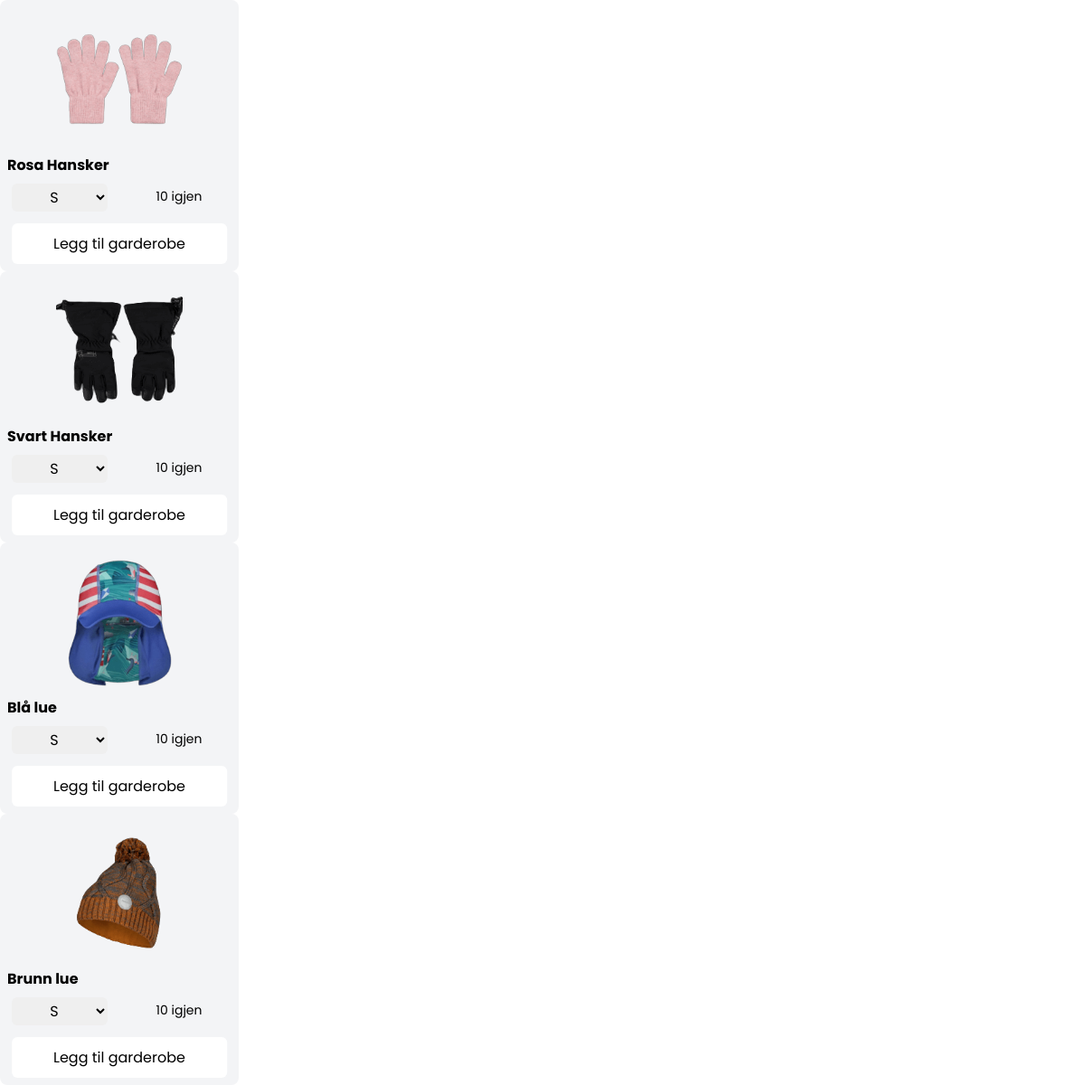
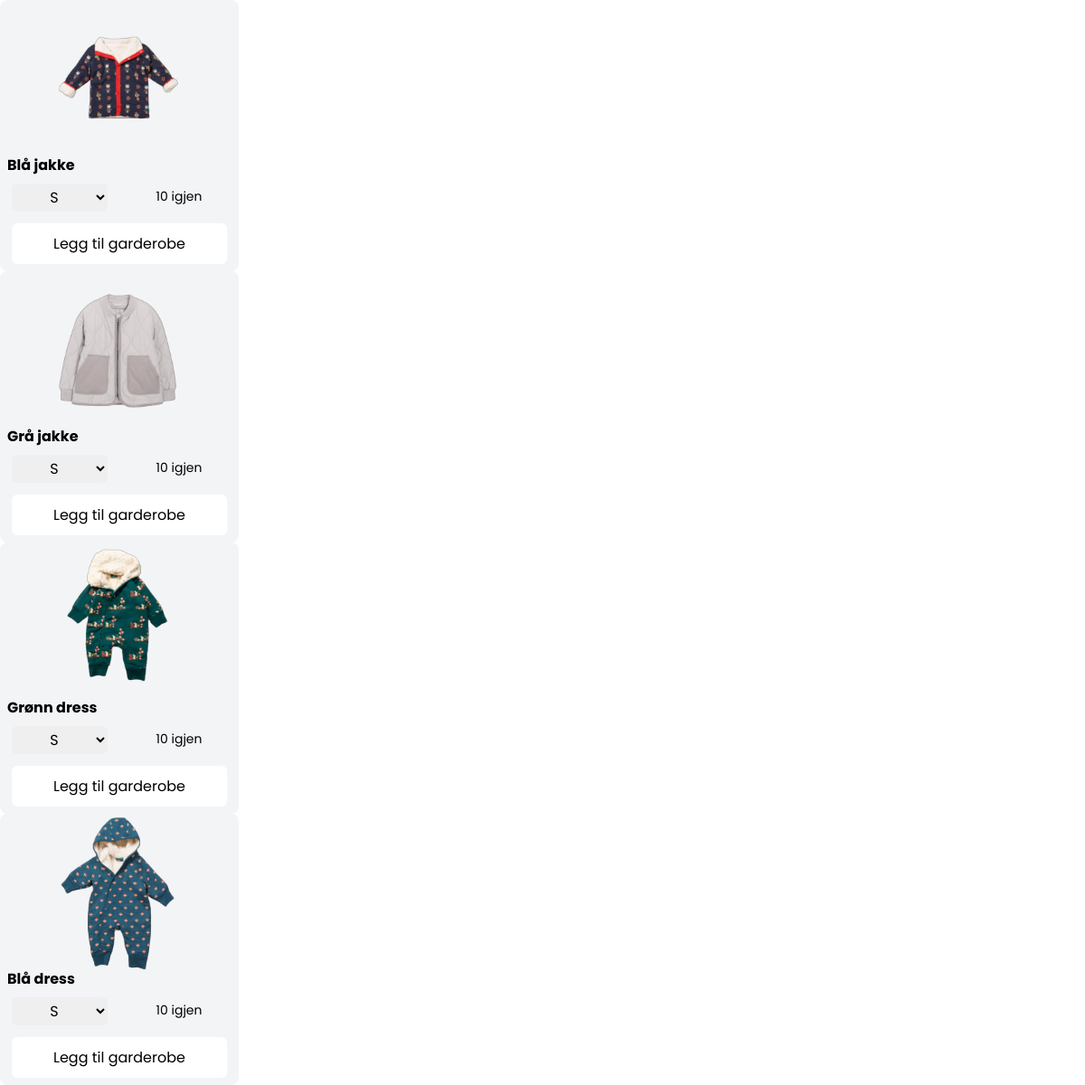
The app's page /pages/katalog/get_pages/items.php?clothes_type=ytterklaer with its own data (2 pictures, top to bottom).
### tables this page shows
CREATE TABLE IF NOT EXISTS Clothes (
  `id` int(11) NOT NULL AUTO_INCREMENT,
  `name` varchar(50) DEFAULT NULL,
  `img` varchar(100) DEFAULT NULL,
  `typeOf` varchar(50) DEFAULT NULL,
  `stock` int(11) DEFAULT NULL,
  `sizes` longtext DEFAULT NULL CHECK (json_valid(`sizes`)),
  `link` varchar(100) DEFAULT NULL,
  `description` text DEFAULT NULL,
  `gender` varchar(10) DEFAULT NULL,
  PRIMARY KEY (`id`)
);

### includes/functions.php (called while the page is built, shortened)
<?php
include_once $_SERVER['DOCUMENT_ROOT'] . '/config.php';
function isInArray($element, $array)
{
    return in_array($element, $array);
}
function getClothesByType($type = "all", $gender = "all", $searchQuery = "")
{
    global $sqlConnect;
    $type = mysqli_real_escape_string($sqlConnect, $type);
    $gender = mysqli_real_escape_string($sqlConnect, $gender);
    $searchQuery = mysqli_real_escape_string($sqlConnect, $searchQuery);
    if ($type == "all") {
        $sql = "SELECT * FROM Clothes WHERE typeOf IN ('ytterklaer', 'indreklaer', 'undertoey')";
    } else {
        $sql = "SELECT * FROM Clothes WHERE typeOf = '{$type}'";
    }
    $sql .= " ORDER BY id";
    $result = $sqlConnect->query($sql);
    if ($result->num_rows > 0) {
        return $result;
    }
}

### pages/katalog/get_pages/items.php (the view, shortened to what this page needs)
<?php
include_once $_SERVER['DOCUMENT_ROOT'] . '/style.php';
include_once $_SERVER['DOCUMENT_ROOT'] . '/config.php';
include_once $_SERVER['DOCUMENT_ROOT'] . '/includes/functions.php';
$userWardrobe = [];
$clothes_type = $_GET['clothes_type'];
$gender = $_GET['gender'];
$search_query = $_GET['search_query'];
if ($gender) {
    if ($search_query) {
        $content = getClothesByType($clothes_type, $gender, $search_query);
    } else {
        $content = getClothesByType($clothes_type, $gender);
    }
} else {
    if ($search_query) {
        $content = getClothesByType($clothes_type, "all", $search_query);
    } else {
        $content = getClothesByType($clothes_type);
    }
}
if ($content) {
    while ($result = $content->fetch_assoc()) {
        if (isInArray($result['id'], $userWardrobe)) {
?>
            <div class="bg-gray-100 dark:bg-gray-800 h-[300px] min-w-0 w-[45%] md:min-w-[200px] md:w-[22%] rounded-lg flex flex-col animate-move-up" id="<?php echo $result["id"] ?>" style="border: 2px solid #454545;">
                <div class="h-[50%] w-[140px] relative left-1/2 transform -translate-x-1/2">
                    <img class="transition-all duration-500 ease-in-out" src="<?php echo $result["img"] ?>" alt="<?php echo $result["name"] ?>">
                </div>
                <div class="relative flex flex-col justify-center h-[35%] gap-2">
                    <b class="ml-2"><?php echo $result["name"] ?></b>
                    <div class="ml-4 w-[90%] cursor-pointer underline text-sm" onclick="goToPage('/pages/garderobe');">Se i garderobe</div>
                </div>
                <button id="<?php echo $result["id"] ?>" class="border-0 text-sm md:text-base text-center w-[90%] bg-white dark:bg-gray-900 mx-auto h-[15%] mb-10 rounded-md absolute bottom-0 mb-2 left-1/2 transform -translate-x-1/2 cursor-not-allowed opacity-50" onclick="addToUserWardrobe(this.id);" disabled>
                    Allerede i garderobe
                </button>
            </div>
        <?php } else { ?>
            <div class="bg-gray-100 dark:bg-gray-800 h-[300px] min-w-0 w-[45%] md:min-w-[200px] md:w-[22%] rounded-lg flex flex-col animate-move-up" id="<?php echo $result["id"] ?>">
                <div class="h-[50%] w-[140px] relative left-1/2 transform -translate-x-1/2">
                    <img class="transition-all duration-500 ease-in-out" src="<?php echo $result["img"] ?>" alt="<?php echo $result["name"] ?>">
                </div>
                <div class="relative flex flex-col justify-center h-[35%] gap-2">
                    <b class="ml-2"><?php echo $result["name"] ?></b>
                    <div class="flex gap-[10%] justify-center h-[30%]">
                        <select class="dark:bg-gray-900 cursor-pointer w-[40%] rounded-md text-center">
                            <?php foreach (json_decode($result["sizes"]) as $size) { ?>
                                <option value="<?php echo $size ?>"><?php echo $size ?></option>
                            <?php } ?>
                        </select>
                        <span class="text-sm p-1 w-[40%] text-center"><?php echo $result["stock"] ?> igjen</span>
                    </div>
                </div>
                <button id="<?php echo $result["id"] ?>" class="border-0 text-sm md:text-base text-center w-[90%] bg-white dark:bg-gray-900 mx-auto h-[15%] mb-10 rounded-md absolute bottom-0 mb-2 left-1/2 transform -translate-x-1/2 hover:invert" onclick="addToUserWardrobe(this.id);">
                    Legg til garderobe
                </button>
            </div>
    <?php }
    }
} ?>

### style.php (shortened to what this page needs)
<script src="https://cdn.tailwindcss.com"></script>

### style.php (style rules this page uses)
* { font-family: 'Poppins', sans-serif; text-decoration: none; color: inherit; }
button { cursor: pointer; }
.animate-move-up { position: relative; animation: moveUp 1s ease forwards; }

### records on screen
clothes: img (picture), name "Rosa Hansker", sizes "S", stock "10"
clothes: img (picture), name "Svart Hansker", sizes "S", stock "10"
clothes: img (picture), name "Blå lue", sizes "S", stock "10"
clothes: img (picture), name "Brunn lue", sizes "S", stock "10"
clothes: img (picture), name "Blå jakke", sizes "S", stock "10"
clothes: img (picture), name "Grå jakke", sizes "S", stock "10"
clothes: img (picture), name "Grønn dress", sizes "S", stock "10"
clothes: img (picture), name "Blå dress", sizes "S", stock "10"
